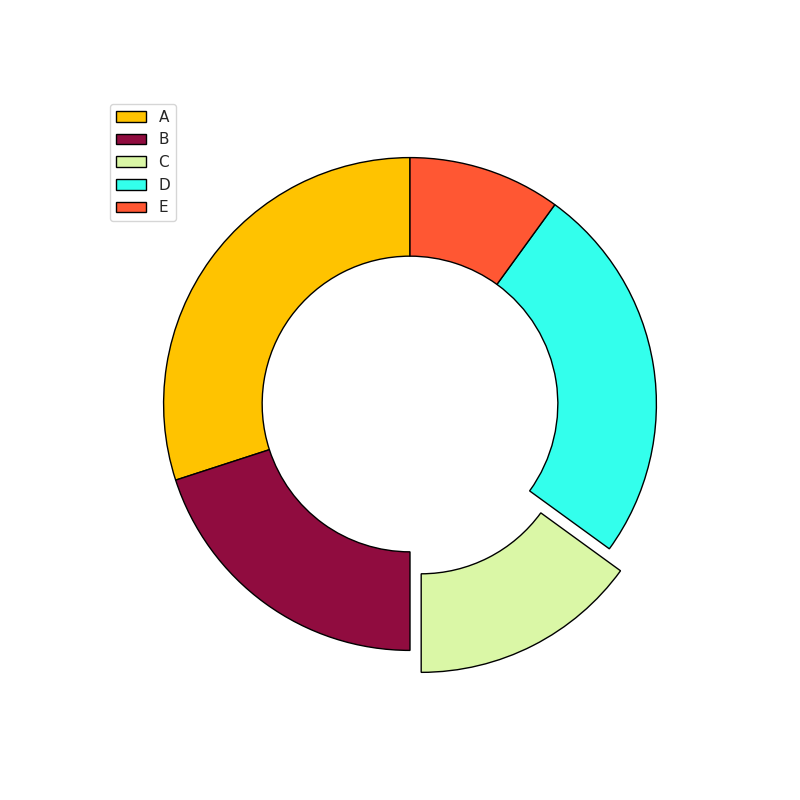

Write the Python code that produced this figure.
import matplotlib.pyplot as plt
import numpy as np

distribution = np.array([30, 20, 15, 25, 10])
colors = ['#FFC300', '#900C3F', '#DAF7A6', '#33FFEC', '#FF5733']  # Shuffled colors
explode = (0, 0, 0.1, 0, 0)  # Changed explode to highlight the third segment

fig, ax = plt.subplots(figsize=(8, 8))
ax.pie(distribution, startangle=90,  # Changed start angle for a different rotation
       colors=colors, explode=explode, 
       wedgeprops=dict(width=0.4, edgecolor='black'))  # Changed width and added border color

ax.grid(True)  # Added grid for stylistic change
ax.legend(['A', 'B', 'C', 'D', 'E'], loc='upper left')  # Added legend with labels

plt.show()
